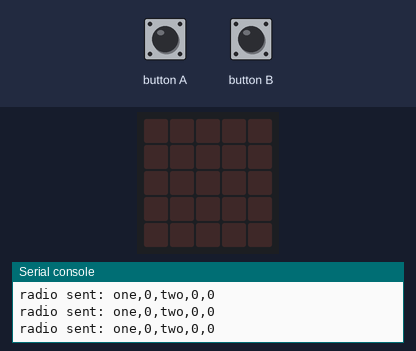
Recording of a program running on a simulated BBC micro:bit running MicroPython. On the bench: the board's 5×5 LED display, the last lines printed to the serial console. Inputs (shaded band) come from the test bench. No radio messages arrive unless stated (any console line starting 'radio sent:' is added by the test bench).

Above: at 1.2 s.
1.3 s: button A pressed for 0.15 s
At 1.37 s:
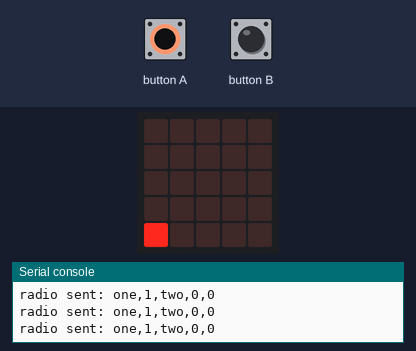
2.9 s: button B pressed for 0.15 s
At 2.97 s:
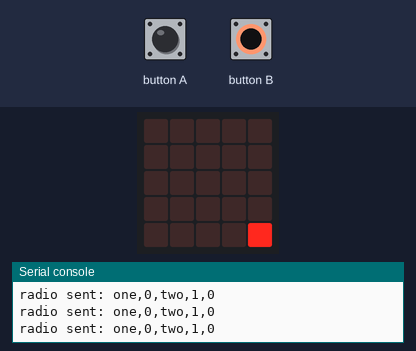
4.5 s: button A pressed for 3.2 s
At 5.8 s:
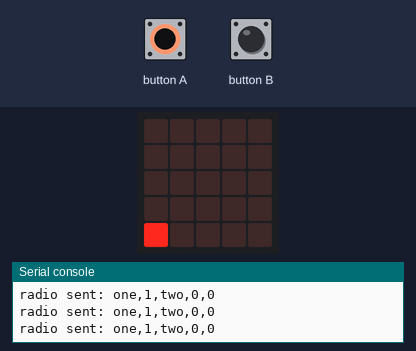
9.2 s: button A driven LOW and button B driven LOW
At 10.5 s:
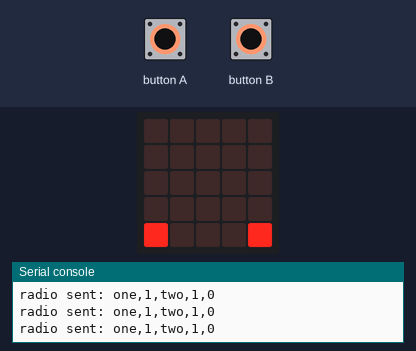
Timing chart, 0 to 12.2 s (numbered marks = the images above; inputs shaded):
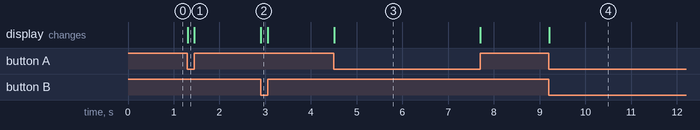

The program:

bitbot_controller_handset_headings.py
```python
# Add your Python code here. E.g.
from microbit import *
import radio

FORWARD_TRANS = 2
STOP_TRANS = 0
BACKWARD_TRANS = 1
MAINTAIN_TRANS = 3

MOTOR_ON = 1
MOTOR_OFF = 0

FADE_RIGHT = 'one'
FADE_LEFT = 'two'


_states = {
    'F': 'Forward',
    'B': 'Backward',
    'S': 'Steady'
}
_state = 'S'
radio.on()
radio.config(channel=47, power=5)

STOP = 'face up'
FORWARD = 'down'
BACKWARD = 'up'


def get_tilt():
    reading = accelerometer.current_gesture()
    if STOP == reading:
        return STOP_TRANS
    if BACKWARD == reading:
        return BACKWARD_TRANS
    if FORWARD == reading:
        return FORWARD_TRANS
    return MAINTAIN_TRANS


while True:
    direction = get_tilt()
    state = '{:s},{},{:s},{},{}'.format(
        FADE_RIGHT, int(button_a.is_pressed()),
        FADE_LEFT, int(button_b.is_pressed()),
        direction)
    state_split = state.split(',')
    display.clear()
    if int(state_split[1]):
        display.set_pixel(0, 4, 9)
    if int(state_split[3]):
        display.set_pixel(4, 4, 9)
    radio.send(state)
    sleep(1)
```

Measured:
- after the input at 1.3 s, the display: changes at once (image 1)
- after the input at 2.9 s, the display: changes at once (image 2)
- after the input at 4.5 s, the display: changes at once (image 3)
- after the input at 9.2 s, the display: changes at once (image 4)
